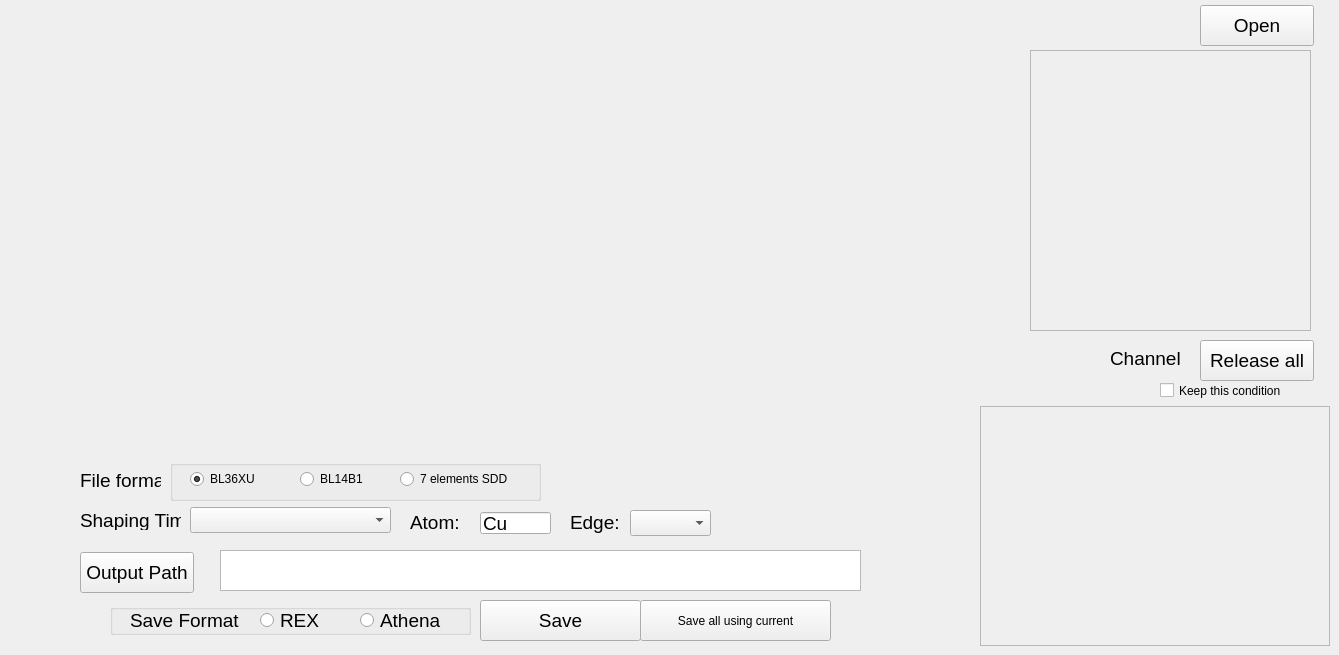
      <widget class="QWidget" name="tab_9">
       <attribute name="title">
        <string>36XU,BL14B1,SDD</string>
       </attribute>
       <widget class="QLabel" name="label_52">
        <property name="geometry">
         <rect>
          <x>570</x>
          <y>512</y>
          <width>51</width>
          <height>21</height>
         </rect>
        </property>
        <property name="font">
         <font>
          <pointsize>14</pointsize>
         </font>
        </property>
        <property name="text">
         <string>Edge:</string>
        </property>
       </widget>
       <widget class="QScrollArea" name="scrollArea_16">
        <property name="geometry">
         <rect>
          <x>980</x>
          <y>406</y>
          <width>350</width>
          <height>240</height>
         </rect>
        </property>
        <property name="widgetResizable">
         <bool>true</bool>
        </property>
        <widget class="QWidget" name="scrollAreaWidgetContents_16">
         <property name="geometry">
          <rect>
           <x>0</x>
           <y>0</y>
           <width>348</width>
           <height>238</height>
          </rect>
         </property>
        </widget>
       </widget>
       <widget class="QScrollArea" name="scrollArea_17">
        <property name="geometry">
         <rect>
          <x>1030</x>
          <y>50</y>
          <width>281</width>
          <height>281</height>
         </rect>
        </property>
        <property name="font">
         <font>
          <pointsize>11</pointsize>
         </font>
        </property>
        <property name="widgetResizable">
         <bool>true</bool>
        </property>
        <widget class="QWidget" name="scrollAreaWidgetContents_17">
         <property name="geometry">
          <rect>
           <x>0</x>
           <y>0</y>
           <width>279</width>
           <height>279</height>
          </rect>
         </property>
        </widget>
       </widget>
       <widget class="QWidget" name="BL36XU_widget1" native="true">
        <property name="geometry">
         <rect>
          <x>0</x>
          <y>20</y>
          <width>491</width>
          <height>431</height>
         </rect>
        </property>
        <property name="font">
         <font>
          <pointsize>11</pointsize>
         </font>
        </property>
       </widget>
       <widget class="QLineEdit" name="BL36XU_Atom">
        <property name="geometry">
         <rect>
          <x>480</x>
          <y>512</y>
          <width>71</width>
          <height>22</height>
         </rect>
        </property>
        <property name="font">
         <font>
          <pointsize>14</pointsize>
         </font>
        </property>
        <property name="text">
         <string>Cu</string>
        </property>
       </widget>
       <widget class="QWidget" name="BL36XU_widget2" native="true">
        <property name="geometry">
         <rect>
          <x>520</x>
          <y>20</y>
          <width>441</width>
          <height>431</height>
         </rect>
        </property>
        <property name="font">
         <font>
          <pointsize>11</pointsize>
         </font>
        </property>
       </widget>
       <widget class="QTextBrowser" name="BL36XU_textBrowser">
        <property name="geometry">
         <rect>
          <x>220</x>
          <y>550</y>
          <width>641</width>
          <height>41</height>
         </rect>
        </property>
        <property name="font">
         <font>
          <pointsize>14</pointsize>
         </font>
        </property>
       </widget>
       <widget class="QPushButton" name="BL36XU_outpath">
        <property name="geometry">
         <rect>
          <x>80</x>
          <y>552</y>
          <width>114</width>
          <height>41</height>
         </rect>
        </property>
        <property name="font">
         <font>
          <pointsize>14</pointsize>
         </font>
        </property>
        <property name="text">
         <string>Output Path</string>
        </property>
       </widget>
       <widget class="QLabel" name="label_53">
        <property name="geometry">
         <rect>
          <x>80</x>
          <y>510</y>
          <width>101</width>
          <height>20</height>
         </rect>
        </property>
        <property name="font">
         <font>
          <pointsize>14</pointsize>
         </font>
        </property>
        <property name="text">
         <string>Shaping Time</string>
        </property>
       </widget>
       <widget class="QComboBox" name="BL36XU_Edge">
        <property name="geometry">
         <rect>
          <x>630</x>
          <y>510</y>
          <width>81</width>
          <height>26</height>
         </rect>
        </property>
        <property name="font">
         <font>
          <pointsize>14</pointsize>
         </font>
        </property>
       </widget>
       <widget class="QPushButton" name="BL36XU_Save">
        <property name="geometry">
         <rect>
          <x>480</x>
          <y>600</y>
          <width>161</width>
          <height>41</height>
         </rect>
        </property>
        <property name="font">
         <font>
          <pointsize>14</pointsize>
         </font>
        </property>
        <property name="text">
         <string>Save</string>
        </property>
       </widget>
       <widget class="QPushButton" name="BL36XU_RSall">
        <property name="geometry">
         <rect>
          <x>1200</x>
          <y>340</y>
          <width>114</width>
          <height>41</height>
         </rect>
        </property>
        <property name="font">
         <font>
          <pointsize>14</pointsize>
         </font>
        </property>
        <property name="text">
         <string>Release all</string>
        </property>
       </widget>
       <widget class="QGroupBox" name="groupBox_19">
        <property name="geometry">
         <rect>
          <x>110</x>
          <y>604</y>
          <width>361</width>
          <height>31</height>
         </rect>
        </property>
        <property name="title">
         <string/>
        </property>
        <widget class="QLabel" name="label_54">
         <property name="geometry">
          <rect>
           <x>20</x>
           <y>6</y>
           <width>111</width>
           <height>20</height>
          </rect>
         </property>
         <property name="font">
          <font>
           <pointsize>14</pointsize>
          </font>
         </property>
         <property name="text">
          <string>Save Format</string>
         </property>
        </widget>
        <widget class="QRadioButton" name="BL36XU_rB_Athena">
         <property name="geometry">
          <rect>
           <x>250</x>
           <y>6</y>
           <width>81</width>
           <height>20</height>
          </rect>
         </property>
         <property name="font">
          <font>
           <pointsize>14</pointsize>
          </font>
         </property>
         <property name="text">
          <string>Athena</string>
         </property>
        </widget>
        <widget class="QRadioButton" name="BL36XU_rB_REX">
         <property name="geometry">
          <rect>
           <x>150</x>
           <y>6</y>
           <width>61</width>
           <height>20</height>
          </rect>
         </property>
         <property name="font">
          <font>
           <pointsize>14</pointsize>
          </font>
         </property>
         <property name="text">
          <string>REX</string>
         </property>
        </widget>
       </widget>
       <widget class="QLabel" name="label_55">
        <property name="geometry">
         <rect>
          <x>410</x>
          <y>514</y>
          <width>51</width>
          <height>16</height>
         </rect>
        </property>
        <property name="font">
         <font>
          <pointsize>14</pointsize>
         </font>
        </property>
        <property name="text">
         <string>Atom:</string>
        </property>
       </widget>
       <widget class="QLabel" name="label_57">
        <property name="geometry">
         <rect>
          <x>1110</x>
          <y>350</y>
          <width>71</width>
          <height>16</height>
         </rect>
        </property>
        <property name="font">
         <font>
          <pointsize>14</pointsize>
         </font>
        </property>
        <property name="text">
         <string>Channels</string>
        </property>
       </widget>
       <widget class="QPushButton" name="BL36XU_Open">
        <property name="geometry">
         <rect>
          <x>1200</x>
          <y>5</y>
          <width>114</width>
          <height>41</height>
         </rect>
        </property>
        <property name="font">
         <font>
          <pointsize>14</pointsize>
         </font>
        </property>
        <property name="text">
         <string>Open</string>
        </property>
       </widget>
       <widget class="QComboBox" name="BL36XU_ST">
        <property name="geometry">
         <rect>
          <x>190</x>
          <y>507</y>
          <width>201</width>
          <height>26</height>
         </rect>
        </property>
        <property name="font">
         <font>
          <pointsize>14</pointsize>
         </font>
        </property>
       </widget>
       <widget class="QPushButton" name="pB_save_all_SSD_2">
        <property name="geometry">
         <rect>
          <x>640</x>
          <y>600</y>
          <width>191</width>
          <height>41</height>
         </rect>
        </property>
        <property name="text">
         <string>Save all using current</string>
        </property>
       </widget>
       <widget class="QCheckBox" name="cB_keep_condition_2">
        <property name="geometry">
         <rect>
          <x>1160</x>
          <y>380</y>
          <width>141</width>
          <height>21</height>
         </rect>
        </property>
        <property name="text">
         <string>Keep this condition</string>
        </property>
       </widget>
       <widget class="QGroupBox" name="groupBox_10">
        <property name="geometry">
         <rect>
          <x>170</x>
          <y>460</y>
          <width>371</width>
          <height>41</height>
         </rect>
        </property>
        <property name="title">
         <string/>
        </property>
        <widget class="QRadioButton" name="rB_BL36XU">
         <property name="geometry">
          <rect>
           <x>20</x>
           <y>10</y>
           <width>91</width>
           <height>18</height>
          </rect>
         </property>
         <property name="text">
          <string>BL36XU</string>
         </property>
         <property name="checked">
          <bool>true</bool>
         </property>
        </widget>
        <widget class="QRadioButton" name="rB_BL14B1">
         <property name="geometry">
          <rect>
           <x>130</x>
           <y>10</y>
           <width>91</width>
           <height>18</height>
          </rect>
         </property>
         <property name="text">
          <string>BL14B1</string>
         </property>
        </widget>
        <widget class="QRadioButton" name="rB_7elements_SDD">
         <property name="geometry">
          <rect>
           <x>230</x>
           <y>10</y>
           <width>131</width>
           <height>18</height>
          </rect>
         </property>
         <property name="text">
          <string>7 elements SDD</string>
         </property>
        </widget>
       </widget>
       <widget class="QLabel" name="label_56">
        <property name="geometry">
         <rect>
          <x>80</x>
          <y>470</y>
          <width>81</width>
          <height>20</height>
         </rect>
        </property>
        <property name="font">
         <font>
          <pointsize>14</pointsize>
         </font>
        </property>
        <property name="text">
         <string>File format:</string>
        </property>
       </widget>
      </widget>
